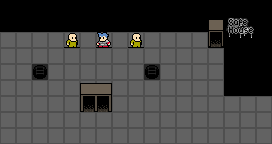

The image is a tile-based game level rendered from a .tmx file. Its description and source (layers, tilesets, objects; grid data summarised) follow:
An orthogonal 17x9 tile map with 16x16 px tiles, 3 tile layers (bg, placement, fg).

<map version="1.0" orientation="orthogonal" width="17" height="9" tilewidth="16" tileheight="16">
 <properties>
  <property name="info" value="7,0,You can use secret tunnels to move around.\nTry pressing `action' when standing on these road holes.\nSurvivors won't follow you!;" />
  <property name="safe" value="13,2" />
  <property name="tutorial" value="true" />
  <property name="warp" value="2,4:5,6;6,6:9,4;" />
 </properties>
 <tileset firstgid="1" name="ztown" tilewidth="16" tileheight="16">
  <image source="ztown.png" width="256" height="295" />
 </tileset>
 <layer name="bg" width="17" height="9">
  <data>[153 cells, 153 non-empty, 6 distinct tile ids]</data>
 </layer>
 <layer name="placement" width="17" height="9">
  <data>[153 cells, 3 non-empty, 2 distinct tile ids]</data>
 </layer>
 <layer name="fg" width="17" height="9">
  <data>[153 cells, 7 non-empty, 7 distinct tile ids]</data>
 </layer>
</map>